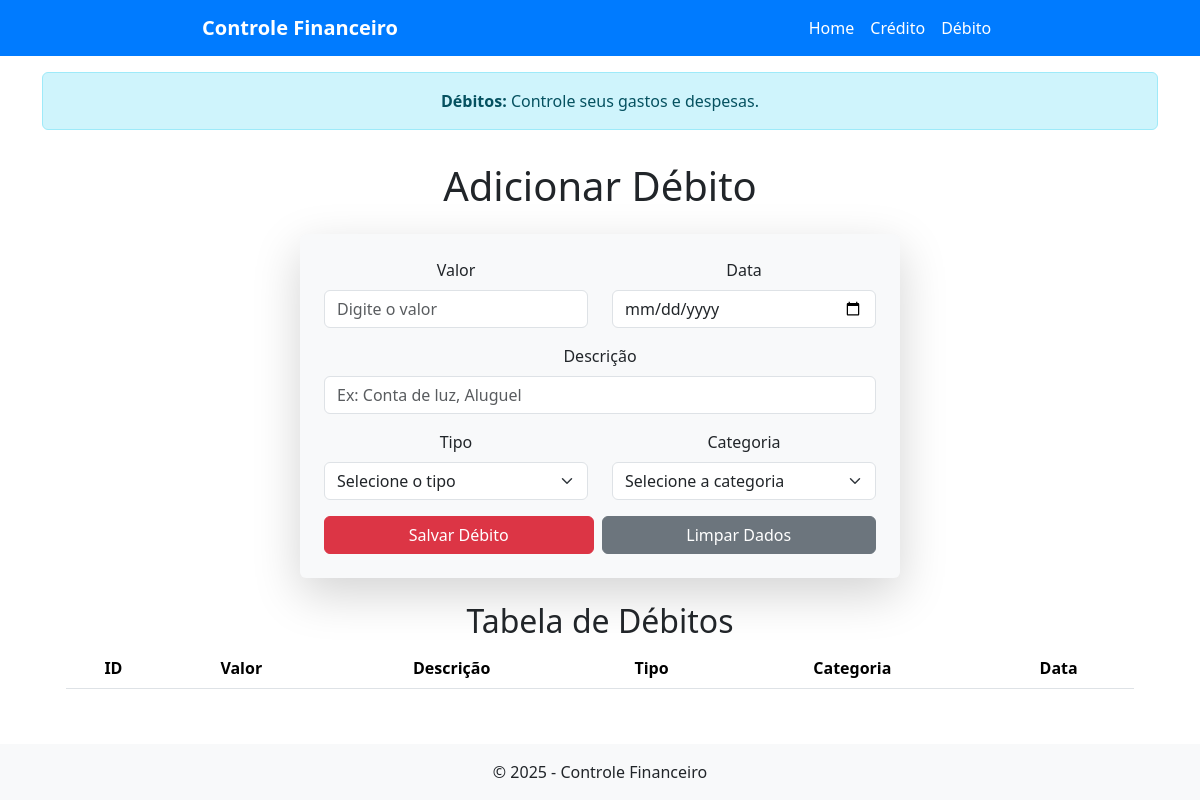
Before: /debito with the older database file.
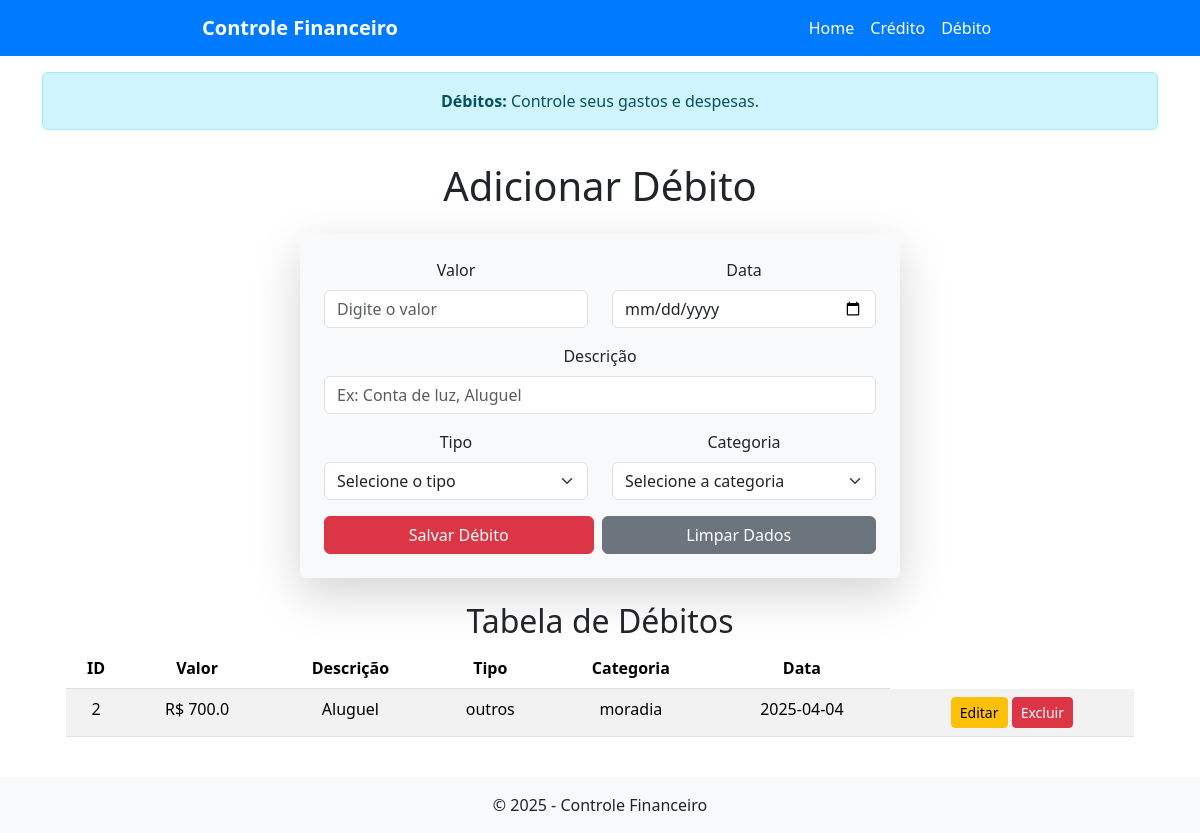
After: the same page with the newer database file.
### tables this page shows
CREATE TABLE debitos (
            id INTEGER PRIMARY KEY AUTOINCREMENT,
            valor REAL NOT NULL,
            descricao TEXT NOT NULL,
            tipo TEXT NOT NULL,
            categoria TEXT NOT NULL,
            data TEXT NOT NULL
        );

### app.py (the view, shortened to what this page needs)
@app.route("/debito", methods=["GET", "POST"])
def debito():
    conaxao = sqlite3.connect("financeiro.db")
    cursor = conaxao.cursor()
    cursor.execute("SELECT * FROM debitos")
    debitos = cursor.fetchall()
    conaxao.close()
    return render_template("debito.html", debitos=debitos)

### templates/debito.html (shortened to what this page needs)
{% extends 'base.html' %}
{% block alert %}
    <div class="container mt-3">
        <div class="alert alert-info text-center" role="alert">
            <strong>Débitos:</strong> Controle seus gastos e despesas.
        </div>
    </div>
{% endblock %}
{% block content %}
    <div class="container mt-3">
        <h1 class="mb-4 text-center">Adicionar Débito</h1>
        <form method="POST" class="p-4 rounded shadow-lg bg-light mx-auto" style="max-width: 600px;" id="debitoForm">
            <div class="row">
                <div class="col-md-6 mb-3">
                    <label for="valor" class="form-label">Valor</label>
                    <input type="number" class="form-control" id="valor" name="valor" placeholder="Digite o valor" required>
                </div>
                <div class="col-md-6 mb-3">
                    <label for="data" class="form-label">Data</label>
                    <input type="date" class="form-control" id="data" name="data" required>
                </div>
            </div>
            <div class="mb-3">
                <label for="descricao" class="form-label">Descrição</label>
                <input type="text" class="form-control" id="descricao" name="descricao" placeholder="Ex: Conta de luz, Aluguel" required>
            </div>
            <div class="row">
                <div class="col-md-6 mb-3">
                    <label for="tipo" class="form-label">Tipo</label>
                    <select class="form-select" id="tipo" name="tipo" required>
                        <option value="" selected disabled>Selecione o tipo</option>
                    </select>
                </div>
                <div class="col-md-6 mb-3">
                    <label for="categoria" class="form-label">Categoria</label>
                    <select class="form-select" id="categoria" name="categoria" required>
                        <option value="" selected disabled>Selecione a categoria</option>
                    </select>
                </div>
            </div>
            <div class="d-flex gap-2">
                <button type="submit" class="btn btn-danger flex-grow-1">Salvar Débito</button>
                <button type="reset" class="btn btn-secondary flex-grow-1">Limpar Dados</button>
            </div>
        </form>
        <div class="container mt-4">
            <h2 class="text-center">Tabela de Débitos</h2>
            <table class="table table-striped">
                <thead>
                    <tr>
                        <th>ID</th>
                        <th>Valor</th>
                        <th>Descrição</th>
                        <th>Tipo</th>
                        <th>Categoria</th>
                        <th>Data</th>
                    </tr>
                </thead>
                <tbody>
                    {% for debito in debitos %}
                    <tr>
                        <td>{{ debito[0] }}</td>
                        <td>R$ {{ debito[1] }}</td>
                        <td>{{ debito[2] }}</td>
                        <td>{{ debito[3] }}</td>
                        <td>{{ debito[4] }}</td>
                        <td>{{ debito[5] }}</td>
                        <td>
                            <a href="{{ url_for('editar_debito', id=debito[0]) }}" class="btn btn-warning btn-sm">Editar</a>
                            <a href="{{ url_for('excluir_debito', id=debito[0]) }}" class="btn btn-danger btn-sm">Excluir</a>
                        </td>
                    </tr>
                    {% endfor %}
                </tbody>
            </table>
        </div>
    </div>
{% endblock %}

### templates/base.html (shortened to what this page needs)
<!DOCTYPE html>
<html lang="pt-br">
<head>
    <link href="https://cdn.jsdelivr.net/npm/bootstrap@5.3.3/dist/css/bootstrap.min.css"
          rel="stylesheet"
>
</head>
<body class="d-flex flex-column min-vh-100">
    {% include 'includes/navbar.html' %}
    {% block alert %}{% endblock %}
    <main class="container flex-grow-1">
        <div class="text-center">
            {% block content %}{% endblock %}
        </div>
    </main>
    {% include 'includes/footer.html' %}
</body>
</html>

### templates/includes/navbar.html (shortened to what this page needs)
<nav class="navbar navbar-expand-lg" style="background-color: #007BFF;">
    <div class="container">
        <a class="navbar-brand text-white fw-bold mx-auto" href="{{ url_for('home') }}">Controle Financeiro</a>
    </div>
    <div class="container">
        <div class="collapse navbar-collapse justify-content-center" id="navbarNav">
            <ul class="navbar-nav">
                <li class="nav-item">
                    <a class="nav-link text-white" href="{{ url_for('home') }}">Home</a>
                </li>
                <li class="nav-item">
                    <a class="nav-link text-white" href="{{ url_for('credito') }}">Crédito</a>
                </li>
                <li class="nav-item">
                    <a class="nav-link text-white" href="{{ url_for('debito') }}">Débito</a>
                </li>
            </ul>
        </div>
    </div>
</nav>

### templates/includes/footer.html
<footer class="text-center p-3 mt-4" style="background-color: #f8f9fa;">
    <p class="mb-0">&copy; 2025 - Controle Financeiro</p>
</footer>

Changed rows visible on the page:
added debitos: id "2", valor "700.0", descricao "Aluguel", tipo "outros", categoria "moradia", data "2025-04-04"
